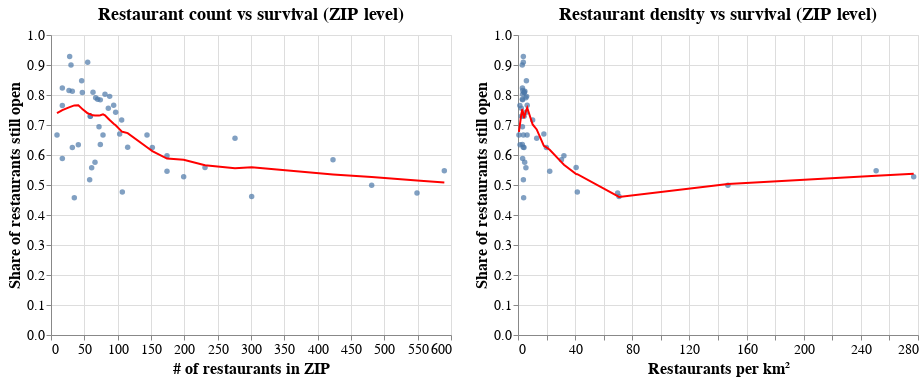

Notebook code for this chart:
### Markdown cell above
The density map shows that restaurants cluster heavily in a few central ZIP codes, while many outer neighborhoods have far fewer places to eat. 

The two scatterplots below add more detail. I plot both the number of restaurants and the number of restaurants per square kilometer against the share that remain open, and I add a LOESS smoother to show the shape of the relationship without forcing it to be linear.

### Code cell
# Restaurant count vs survival
scatter_n = (
    alt.Chart(zip_density)
      .mark_circle()
      .encode(
          x=alt.X("n_businesses:Q", title="# of restaurants in ZIP"),
          y=alt.Y("pct_open:Q", title="Share of restaurants still open"),
          tooltip=["postal_code:N", "n_businesses:Q", "pct_open:Q"]
      )
      .properties(
          width=400,
          height=300
      )
)

loess_counts = (
    alt.Chart(zip_density)
      .transform_loess('n_businesses', 'pct_open', bandwidth=0.5)
      .mark_line(color='red', size=2)
      .encode(x='n_businesses:Q', y='pct_open:Q')
)

(scatter_n + loess_counts)


chart_counts = (
    (scatter_n + loess_counts)
    .properties(title="Restaurant count vs survival (ZIP level)")
)


# Restaurant density vs survival
scatter_density = (
    alt.Chart(zip_density)
      .mark_circle()
      .encode(
          x=alt.X("restaurants_per_km2:Q",
                  title="Restaurants per km²"),
          y=alt.Y("pct_open:Q", title="Share of restaurants still open"),
          tooltip=["postal_code:N", "restaurants_per_km2:Q", "pct_open:Q"]
      )
      .properties(
          width=400,
          height=300
      )
)

loess_density = (
    alt.Chart(zip_density)
      .transform_loess('restaurants_per_km2', 'pct_open', bandwidth=0.5)
      .mark_line(color='red', size=2)
      .encode(x='restaurants_per_km2:Q', y='pct_open:Q')
)

(scatter_density + loess_density)


chart_density = (
    (scatter_density + loess_density)
    .properties(title="Restaurant density vs survival (ZIP level)")
)



combined_chart = (alt.hconcat(chart_counts, chart_density)     
                  .configure_title(
                        fontSize=22,     
                        font='Arial',
                        fontWeight='bold'
    ).configure_axis(
    labelFontSize=14,
    titleFontSize=16
).configure_legend(
    labelFontSize=14,
    titleFontSize=16
).configure_title(
    fontSize=18
))
combined_chart

### Figure 1 — Vega-Lite specification as saved in the notebook (floating-point values rounded to 4 significant figures)
{"config": {"view": {"continuousWidth": 300, "continuousHeight": 300}, "axis": {"labelFontSize": 14, "titleFontSize": 16}, "legend": {"labelFontSize": 14, "titleFontSize": 16}, "title": {"fontSize": 18}}, "hconcat": [{"layer": [{"mark": {"type": "circle"}, "encoding": {"tooltip": [{"field": "postal_code", "type": "nominal"}, {"field": "n_businesses", "type": "quantitative"}, {"field": "pct_open", "type": "quantitative"}], "x": {"field": "n_businesses", "title": "# of restaurants in ZIP", "type": "quantitative"}, "y": {"field": "pct_open", "title": "Share of restaurants still open", "type": "quantitative"}}}, {"mark": {"type": "line", "color": "red", "size": 2}, "encoding": {"x": {"field": "n_businesses", "type": "quantitative"}, "y": {"field": "pct_open", "type": "quantitative"}}, "transform": [{"loess": "pct_open", "on": "n_businesses", "bandwidth": 0.5}]}], "height": 300, "title": "Restaurant count vs survival (ZIP level)", "width": 400}, {"layer": [{"mark": {"type": "circle"}, "encoding": {"tooltip": [{"field": "postal_code", "type": "nominal"}, {"field": "restaurants_per_km2", "type": "quantitative"}, {"field": "pct_open", "type": "quantitative"}], "x": {"field": "restaurants_per_km2", "title": "Restaurants per km²", "type": "quantitative"}, "y": {"field": "pct_open", "title": "Share of restaurants still open", "type": "quantitative"}}}, {"mark": {"type": "line", "color": "red", "size": 2}, "encoding": {"x": {"field": "restaurants_per_km2", "type": "quantitative"}, "y": {"field": "pct_open", "type": "quantitative"}}, "transform": [{"loess": "pct_open", "on": "restaurants_per_km2", "bandwidth": 0.5}]}], "height": 300, "title": "Restaurant density vs survival (ZIP level)", "width": 400}], "data": {"name": "data-e21ed8c94a26fd41a3a0e5ea495b57bd"}, "$schema": "https://vega.github.io/schema/vega-lite/v5.20.1.json", "datasets": {"data-e21ed8c94a26fd41a3a0e5ea495b57bd": [{"postal_code": "19120", "n_businesses": 88.0, "pct_open": 0.7955, "area_km2": 14.56, "restaurants_per_km2": 6.043}, {"postal_code": "19121", "n_businesses": 61.0, "pct_open": 0.5574, "area_km2": 11.03, "restaurants_per_km2": 5.532}, {"postal_code": "19122", "n_businesses": 103.0, "pct_open": 0.6699, "area_km2": 5.689, "restaurants_per_km2": 18.1}, {"postal_code": "19123", "n_businesses": 231.0, "pct_open": 0.5584, "area_km2": 5.677, "restaurants_per_km2": 40.69}, {"postal_code": "19124", "n_businesses": 70.0, "pct_open": 0.7857, "area_km2": 22.96, "restaurants_per_km2": 3.048}, {"postal_code": "19125", "n_businesses": 152.0, "pct_open": 0.625, "area_km2": 7.639, "restaurants_per_km2": 19.9}, {"postal_code": "19126", "n_businesses": 17.0, "pct_open": 0.5882, "area_km2": 5.25, "restaurants_per_km2": 3.238}, {"postal_code": "19127", "n_businesses": 107.0, "pct_open": 0.4766, "area_km2": 2.577, "restaurants_per_km2": 41.52}, {"postal_code": "19128", "n_businesses": 115.0, "pct_open": 0.6261, "area_km2": 31.17, "restaurants_per_km2": 3.69}, {"postal_code": "19102", "n_businesses": 199.0, "pct_open": 0.5276, "area_km2": 0.7184, "restaurants_per_km2": 277.0}, {"postal_code": "19103", "n_businesses": 481.0, "pct_open": 0.499, "area_km2": 3.274, "restaurants_per_km2": 146.9}, {"postal_code": "19104", "n_businesses": 423.0, "pct_open": 0.5839, "area_km2": 13.91, "restaurants_per_km2": 30.41}, {"postal_code": "19106", "n_businesses": 301.0, "pct_open": 0.4618, "area_km2": 4.256, "restaurants_per_km2": 70.73}, {"postal_code": "19107", "n_businesses": 590.0, "pct_open": 0.5475, "area_km2": 2.353, "restaurants_per_km2": 250.7}, {"postal_code": null, "n_businesses": null, "pct_open": null, "area_km2": 0.01499, "restaurants_per_km2": null}, {"postal_code": "19111", "n_businesses": 74.0, "pct_open": 0.7838, "area_km2": 23.15, "restaurants_per_km2": 3.196}, {"postal_code": "19112", "n_businesses": 9.0, "pct_open": 0.6667, "area_km2": 14.04, "restaurants_per_km2": 0.641}, {"postal_code": "19114", "n_businesses": 81.0, "pct_open": 0.8025, "area_km2": 25.2, "restaurants_per_km2": 3.214}, {"postal_code": "19115", "n_businesses": 78.0, "pct_open": 0.6667, "area_km2": 20.74, "restaurants_per_km2": 3.761}, {"postal_code": "19116", "n_businesses": 72.0, "pct_open": 0.6944, "area_km2": 23.08, "restaurants_per_km2": 3.12}, {"postal_code": "19118", "n_businesses": 66.0, "pct_open": 0.5758, "area_km2": 14.1, "restaurants_per_km2": 4.681}, {"postal_code": "19119", "n_businesses": 58.0, "pct_open": 0.5172, "area_km2": 15.4, "restaurants_per_km2": 3.765}, {"postal_code": "19149", "n_businesses": 106.0, "pct_open": 0.717, "area_km2": 10.34, "restaurants_per_km2": 10.26}, {"postal_code": "19150", "n_businesses": 32.0, "pct_open": 0.8125, "area_km2": 6.633, "restaurants_per_km2": 4.824}, {"postal_code": "19151", "n_businesses": 47.0, "pct_open": 0.8085, "area_km2": 10.63, "restaurants_per_km2": 4.42}, {"postal_code": "19152", "n_businesses": 59.0, "pct_open": 0.7288, "area_km2": 13.77, "restaurants_per_km2": 4.285}, {"postal_code": "19153", "n_businesses": 86.0, "pct_open": 0.7558, "area_km2": 37.0, "restaurants_per_km2": 2.324}, {"postal_code": "19154", "n_businesses": 41.0, "pct_open": 0.6341, "area_km2": 28.7, "restaurants_per_km2": 1.429}, {"postal_code": "19129", "n_businesses": 35.0, "pct_open": 0.4571, "area_km2": 8.858, "restaurants_per_km2": 3.951}, {"postal_code": "19130", "n_businesses": 174.0, "pct_open": 0.5977, "area_km2": 5.413, "restaurants_per_km2": 32.14}, {"postal_code": "19131", "n_businesses": 74.0, "pct_open": 0.6351, "area_km2": 24.22, "restaurants_per_km2": 3.055}, {"postal_code": "19132", "n_businesses": 30.0, "pct_open": 0.9, "area_km2": 10.03, "restaurants_per_km2": 2.99}, {"postal_code": "19133", "n_businesses": 17.0, "pct_open": 0.8235, "area_km2": 5.474, "restaurants_per_km2": 3.106}, {"postal_code": "19134", "n_businesses": 97.0, "pct_open": 0.7423, "area_km2": 17.08, "restaurants_per_km2": 5.68}, {"postal_code": "19135", "n_businesses": 67.0, "pct_open": 0.791, "area_km2": 12.11, "restaurants_per_km2": 5.531}, {"postal_code": "19136", "n_businesses": 59.0, "pct_open": 0.7288, "area_km2": 24.64, "restaurants_per_km2": 2.394}, {"postal_code": "19137", "n_businesses": 17.0, "pct_open": 0.7647, "area_km2": 12.99, "restaurants_per_km2": 1.309}, {"postal_code": "19138", "n_businesses": 32.0, "pct_open": 0.625, "area_km2": 7.607, "restaurants_per_km2": 4.207}, {"postal_code": "19139", "n_businesses": 46.0, "pct_open": 0.8478, "area_km2": 7.817, "restaurants_per_km2": 5.885}, {"postal_code": "19140", "n_businesses": 55.0, "pct_open": 0.9091, "area_km2": 14.76, "restaurants_per_km2": 3.726}, {"postal_code": "19141", "n_businesses": 27.0, "pct_open": 0.8148, "area_km2": 8.103, "restaurants_per_km2": 3.332}, {"postal_code": "19142", "n_businesses": 28.0, "pct_open": 0.9286, "area_km2": 7.493, "restaurants_per_km2": 3.737}, {"postal_code": "19143", "n_businesses": 94.0, "pct_open": 0.766, "area_km2": 14.59, "restaurants_per_km2": 6.441}, {"postal_code": "19144", "n_businesses": 63.0, "pct_open": 0.8095, "area_km2": 15.07, "restaurants_per_km2": 4.182}, {"postal_code": "19145", "n_businesses": 144.0, "pct_open": 0.6667, "area_km2": 22.62, "restaurants_per_km2": 6.366}, {"postal_code": "19146", "n_businesses": 174.0, "pct_open": 0.546, "area_km2": 7.834, "restaurants_per_km2": 22.21}, {"postal_code": "19147", "n_businesses": 549.0, "pct_open": 0.4736, "area_km2": 7.87, "restaurants_per_km2": 69.76}, {"postal_code": "19148", "n_businesses": 276.0, "pct_open": 0.6558, "area_km2": 21.08, "restaurants_per_km2": 13.09}]}}
